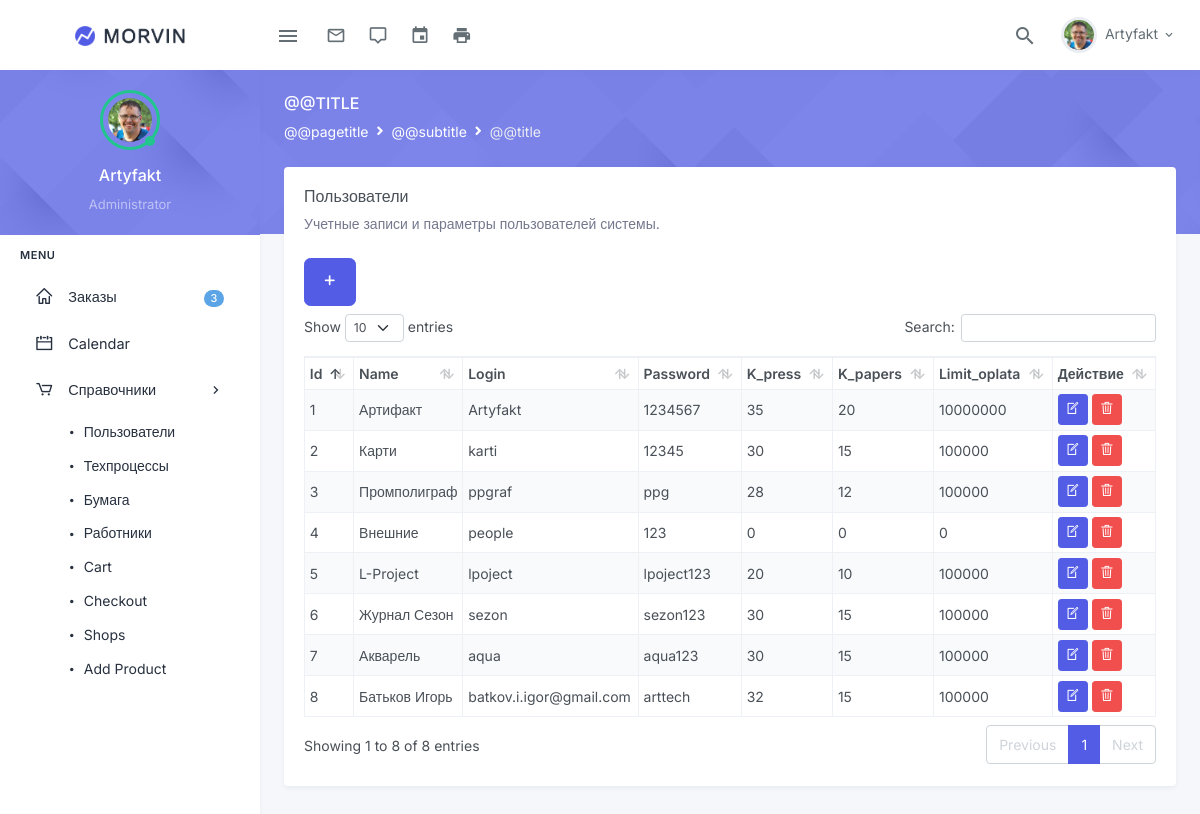
Screenshot of /1_users.php (signed in) with the database file from the repository.
### tables this page shows
CREATE TABLE `clients_table` (
  `id` int NOT NULL,
  `name` varchar(60) NOT NULL,
  `login` varchar(40) NOT NULL,
  `password` varchar(20) NOT NULL,
  `k_press` int NOT NULL,
  `k_papers` int NOT NULL,
  `limit_oplata` int NOT NULL
);

### 1_users.php (the view, shortened to what this page needs)
<?php
require 'partials/db.php';
$sql = $pdo->prepare("SELECT * FROM clients_table");
$sql->execute();
$result = $sql->fetchAll();
?>
<!DOCTYPE html>
<html lang='ru'>
<head>
    <?php include "partials/head-css.php" ?>
</head>
<body>
    <div id="layout-wrapper">
        <?php include "partials/topbar.php" ?>
        <?php include "partials/sidebar.php" ?>
        <div class="main-content">
            <div class="page-content">
              <?php include "partials/page-title.php" ?>
                <div class="container-fluid">
                    <div class="page-content-wrapper">
                        <div class="row">
                                <div class="col-12">
                                    <div class="card">
                                        <div class="card-body">
                                            <h4 class="header-title">Пользователи</h4>
                                            <p class="card-title-desc">Учетные записи и параметры пользователей системы.</p>
                                            <button class="btn btn-primary btn-lg mb-2" data-toggle="modal" data-target="#Modal"><i class="dripicons-plus"></i></button>
                                            <table id="datatable" class="table table-bordered dt-responsive nowrap table-sm table-striped" style="border-collapse: collapse; border-spacing: 0; width: 100%; vertical-align: middle;">
                                                <thead>
                                                <tr>
                                                    <th>Id</th>
                                                    <th>Name</th>
                                                    <th>Login</th>
                                                    <th>Password</th>
                                                    <th>K_press</th>
                                                    <th>K_papers</th>
                                                    <th>Limit_oplata</th>
                                                    <th>Действие</th>
                                                </tr>
                                                </thead>
                                                <tbody>
                                                <?php foreach ($result as $value) { ?>
                                                <tr>
                                                    <td><?=$value['id'] ?></td>
                                                    <td><?=$value['name'] ?></td>
                                                    <td><?=$value['login'] ?></td>
                                                    <td><?=$value['password'] ?></td>
                                                    <td><?=$value['k_press'] ?></td>
                                                    <td><?=$value['k_papers'] ?></td>
                                                    <td><?=$value['limit_oplata'] ?></td>
                                                    <td>
                                                        <a href="?edit=<?=$value['id'] ?>" class="btn btn-primary btn-sm mb-0"
                                                            data-toggle="modal" data-target="#editModal<?=$value['id'] ?>">
                                                            <i class="dripicons-document-edit"></i></a>
                                                        <a href="?delete=<?=$value['id'] ?>" class="btn btn-danger btn-sm mb-0"
                                                            data-toggle="modal" data-target="#deleteModal<?=$value['id'] ?>">
                                                            <i class="dripicons-trash"></i></a>
                                                    </td>
                                                </tr> <?php } ?>
                                                </tbody>
                                            </table>
                                        </div>
                                    </div>
                                </div>
                        </div>
                    </div>
                </div>
            </div>
        </div>
    </div>
</body>
</html>

### rows the page displays
clients_table: id "1", name "Артифакт", login "Artyfakt", password "1234567", k_press "35", k_papers "20", limit_oplata "10000000"
clients_table: id "2", name "Карти", login "karti", password "12345", k_press "30", k_papers "15", limit_oplata "100000"
clients_table: id "3", name "Промполиграф", login "ppgraf", password "ppg", k_press "28", k_papers "12", limit_oplata "100000"
clients_table: id "4", name "Внешние", login "people", password "123", k_press "0", k_papers "0", limit_oplata "0"
clients_table: id "5", name "L-Project", login "lpoject", password "lpoject123", k_press "20", k_papers "10", limit_oplata "100000"
clients_table: id "6", name "Журнал Сезон", login "sezon", password "sezon123", k_press "30", k_papers "15", limit_oplata "100000"
clients_table: id "7", name "Акварель", login "aqua", password "aqua123", k_press "30", k_papers "15", limit_oplata "100000"
clients_table: id "8", name "Батьков Игорь", login "batkov.i.igor@gmail.com", password "arttech", k_press "32", k_papers "15", limit_oplata "100000"

### other values shown
$_SESSION['Login_manager'] "Artyfakt"
$name "Artyfakt"
